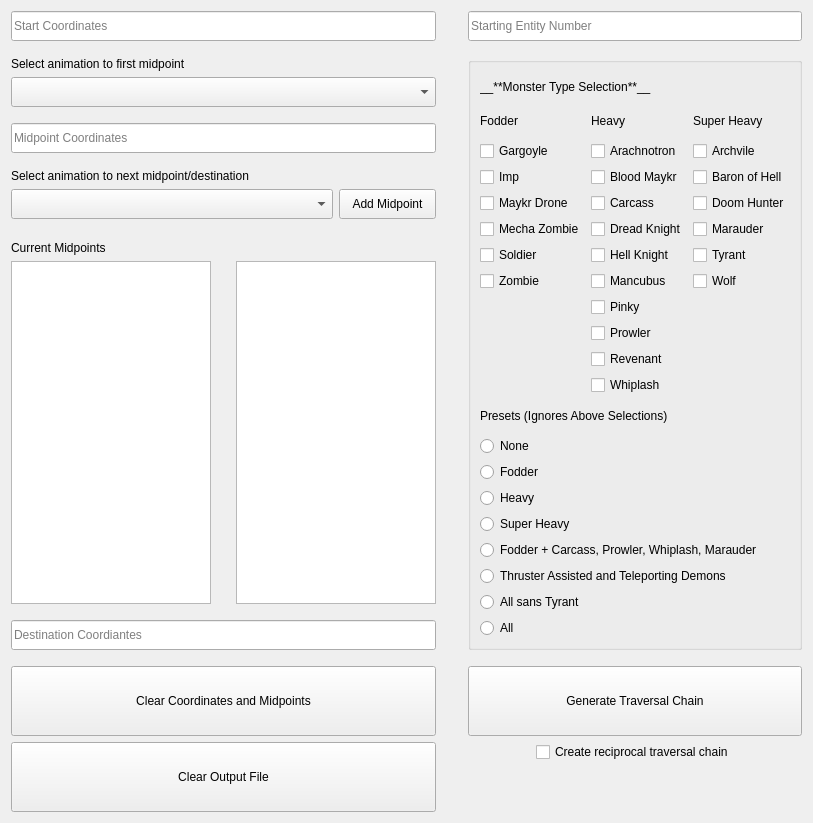
      <widget class="QWidget" name="tab_TraversalChain">
       <property name="sizePolicy">
        <sizepolicy hsizetype="Preferred" vsizetype="Preferred">
         <horstretch>0</horstretch>
         <verstretch>0</verstretch>
        </sizepolicy>
       </property>
       <property name="minimumSize">
        <size>
         <width>586</width>
         <height>823</height>
        </size>
       </property>
       <attribute name="title">
        <string>Traversal Chain (General)</string>
       </attribute>
       <layout class="QVBoxLayout" name="verticalLayout_2">
        <item>
         <layout class="QGridLayout" name="gridLayout_5" columnstretch="0,0,0,0,0,0">
          <property name="sizeConstraint">
           <enum>QLayout::SetMinimumSize</enum>
          </property>
          <item row="7" column="0" colspan="3">
           <widget class="QLabel" name="labelMidAnimSelect">
            <property name="text">
             <string>Select animation to next midpoint/destination</string>
            </property>
           </widget>
          </item>
          <item row="11" column="2" colspan="2">
           <widget class="QListWidget" name="listWidgetMidAnims">
            <property name="sizePolicy">
             <sizepolicy hsizetype="Preferred" vsizetype="Expanding">
              <horstretch>0</horstretch>
              <verstretch>0</verstretch>
             </sizepolicy>
            </property>
            <property name="maximumSize">
             <size>
              <width>200</width>
              <height>16777215</height>
             </size>
            </property>
           </widget>
          </item>
          <item row="12" column="0" colspan="4">
           <spacer name="verticalSpacer_9">
            <property name="orientation">
             <enum>Qt::Vertical</enum>
            </property>
            <property name="sizeType">
             <enum>QSizePolicy::Preferred</enum>
            </property>
            <property name="sizeHint" stdset="0">
             <size>
              <width>20</width>
              <height>10</height>
             </size>
            </property>
           </spacer>
          </item>
          <item row="15" column="0" colspan="4">
           <widget class="QPushButton" name="buttonClearCoordsAndAnims">
            <property name="sizePolicy">
             <sizepolicy hsizetype="Preferred" vsizetype="Maximum">
              <horstretch>0</horstretch>
              <verstretch>0</verstretch>
             </sizepolicy>
            </property>
            <property name="minimumSize">
             <size>
              <width>0</width>
              <height>70</height>
             </size>
            </property>
            <property name="text">
             <string>Clear Coordinates and Midpoints</string>
            </property>
           </widget>
          </item>
          <item row="1" column="0" colspan="6">
           <spacer name="verticalSpacer_7">
            <property name="orientation">
             <enum>Qt::Vertical</enum>
            </property>
            <property name="sizeType">
             <enum>QSizePolicy::Preferred</enum>
            </property>
            <property name="sizeHint" stdset="0">
             <size>
              <width>20</width>
              <height>10</height>
             </size>
            </property>
           </spacer>
          </item>
          <item row="5" column="0" colspan="4">
           <widget class="QLineEdit" name="inputMidCoordsChain">
            <property name="sizePolicy">
             <sizepolicy hsizetype="Preferred" vsizetype="Fixed">
              <horstretch>0</horstretch>
              <verstretch>0</verstretch>
             </sizepolicy>
            </property>
            <property name="minimumSize">
             <size>
              <width>0</width>
              <height>30</height>
             </size>
            </property>
            <property name="toolTip">
             <string>Coordinates for a midpoint in the traversal chain.
Once valid coordinates have been entered and an animation is picked, hit the &quot;Add Midpoint&quot; button to add it to the list below.
You need at least one midpoint.</string>
            </property>
            <property name="text">
             <string/>
            </property>
            <property name="placeholderText">
             <string>Midpoint Coordinates</string>
            </property>
           </widget>
          </item>
          <item row="11" column="0">
           <widget class="QListWidget" name="listWidgetMidpoints">
            <property name="sizePolicy">
             <sizepolicy hsizetype="Preferred" vsizetype="Expanding">
              <horstretch>0</horstretch>
              <verstretch>0</verstretch>
             </sizepolicy>
            </property>
            <property name="minimumSize">
             <size>
              <width>0</width>
              <height>0</height>
             </size>
            </property>
            <property name="maximumSize">
             <size>
              <width>200</width>
              <height>16777215</height>
             </size>
            </property>
           </widget>
          </item>
          <item row="11" column="1">
           <spacer name="horizontalSpacer_3">
            <property name="orientation">
             <enum>Qt::Horizontal</enum>
            </property>
            <property name="sizeType">
             <enum>QSizePolicy::Fixed</enum>
            </property>
            <property name="sizeHint" stdset="0">
             <size>
              <width>5</width>
              <height>20</height>
             </size>
            </property>
           </spacer>
          </item>
          <item row="16" column="0" rowspan="2" colspan="4">
           <widget class="QPushButton" name="buttonClearOutputChain">
            <property name="sizePolicy">
             <sizepolicy hsizetype="Preferred" vsizetype="Maximum">
              <horstretch>0</horstretch>
              <verstretch>0</verstretch>
             </sizepolicy>
            </property>
            <property name="minimumSize">
             <size>
              <width>0</width>
              <height>70</height>
             </size>
            </property>
            <property name="text">
             <string>Clear Output File</string>
            </property>
           </widget>
          </item>
          <item row="13" column="0" colspan="4">
           <widget class="QLineEdit" name="inputEndCoordsChain">
            <property name="sizePolicy">
             <sizepolicy hsizetype="Preferred" vsizetype="Fixed">
              <horstretch>0</horstretch>
              <verstretch>0</verstretch>
             </sizepolicy>
            </property>
            <property name="minimumSize">
             <size>
              <width>0</width>
              <height>30</height>
             </size>
            </property>
            <property name="placeholderText">
             <string>Destination Coordiantes</string>
            </property>
           </widget>
          </item>
          <item row="8" column="0" colspan="3">
           <widget class="QComboBox" name="comboBoxAnimSelectStartChain_2">
            <property name="minimumSize">
             <size>
              <width>0</width>
              <height>30</height>
             </size>
            </property>
            <property name="maxVisibleItems">
             <number>45</number>
            </property>
            <property name="placeholderText">
             <string/>
            </property>
           </widget>
          </item>
          <item row="15" column="5">
           <widget class="QPushButton" name="buttonGenerateTraversalChain">
            <property name="sizePolicy">
             <sizepolicy hsizetype="Preferred" vsizetype="Maximum">
              <horstretch>0</horstretch>
              <verstretch>0</verstretch>
             </sizepolicy>
            </property>
            <property name="minimumSize">
             <size>
              <width>0</width>
              <height>70</height>
             </size>
            </property>
            <property name="text">
             <string>Generate Traversal Chain</string>
            </property>
           </widget>
          </item>
          <item row="16" column="5" rowspan="2" alignment="Qt::AlignHCenter|Qt::AlignTop">
           <widget class="QCheckBox" name="selectReciprocalTraversalChain">
            <property name="sizePolicy">
             <sizepolicy hsizetype="Minimum" vsizetype="Maximum">
              <horstretch>0</horstretch>
              <verstretch>0</verstretch>
             </sizepolicy>
            </property>
            <property name="text">
             <string>Create reciprocal traversal chain</string>
            </property>
           </widget>
          </item>
          <item row="10" column="0" colspan="3">
           <widget class="QLabel" name="labelCurrentMidPoints">
            <property name="text">
             <string>Current Midpoints</string>
            </property>
           </widget>
          </item>
          <item row="4" column="0" colspan="4">
           <spacer name="verticalSpacer_10">
            <property name="orientation">
             <enum>Qt::Vertical</enum>
            </property>
            <property name="sizeType">
             <enum>QSizePolicy::Preferred</enum>
            </property>
            <property name="sizeHint" stdset="0">
             <size>
              <width>0</width>
              <height>10</height>
             </size>
            </property>
           </spacer>
          </item>
          <item row="6" column="0" colspan="4">
           <spacer name="verticalSpacer_11">
            <property name="orientation">
             <enum>Qt::Vertical</enum>
            </property>
            <property name="sizeType">
             <enum>QSizePolicy::Preferred</enum>
            </property>
            <property name="sizeHint" stdset="0">
             <size>
              <width>20</width>
              <height>10</height>
             </size>
            </property>
           </spacer>
          </item>
          <item row="3" column="0" colspan="4">
           <widget class="QComboBox" name="comboBoxAnimSelectStartChain">
            <property name="sizePolicy">
             <sizepolicy hsizetype="Preferred" vsizetype="Fixed">
              <horstretch>0</horstretch>
              <verstretch>0</verstretch>
             </sizepolicy>
            </property>
            <property name="minimumSize">
             <size>
              <width>0</width>
              <height>30</height>
             </size>
            </property>
            <property name="maxVisibleItems">
             <number>45</number>
            </property>
            <property name="placeholderText">
             <string/>
            </property>
           </widget>
          </item>
          <item row="0" column="5">
           <widget class="QLineEdit" name="inputEntityNumChain">
            <property name="sizePolicy">
             <sizepolicy hsizetype="Expanding" vsizetype="Fixed">
              <horstretch>0</horstretch>
              <verstretch>0</verstretch>
             </sizepolicy>
            </property>
            <property name="minimumSize">
             <size>
              <width>0</width>
              <height>30</height>
             </size>
            </property>
            <property name="toolTip">
             <string>The starting entity number is the number appended to the name of the generated entity.
For example, if you set it to 24 and made a traversal info for soldiers, then the generated entity would be named mod_info_traversal_soldier_00024.
This number automatically increments by 1 after every generated entity.</string>
            </property>
            <property name="placeholderText">
             <string>Starting Entity Number</string>
            </property>
           </widget>
          </item>
          <item row="0" column="0" colspan="4">
           <widget class="QLineEdit" name="inputStartCoordsChain">
            <property name="sizePolicy">
             <sizepolicy hsizetype="Preferred" vsizetype="Fixed">
              <horstretch>0</horstretch>
              <verstretch>0</verstretch>
             </sizepolicy>
            </property>
            <property name="minimumSize">
             <size>
              <width>0</width>
              <height>30</height>
             </size>
            </property>
            <property name="toolTip">
             <string>The coordinates for the spot you want the traversal chain to begin.
Direction does not matter for these coordinates.</string>
            </property>
            <property name="placeholderText">
             <string>Start Coordinates</string>
            </property>
           </widget>
          </item>
          <item row="9" column="0" colspan="3">
           <spacer name="verticalSpacer_12">
            <property name="orientation">
             <enum>Qt::Vertical</enum>
            </property>
            <property name="sizeType">
             <enum>QSizePolicy::Preferred</enum>
            </property>
            <property name="sizeHint" stdset="0">
             <size>
              <width>20</width>
              <height>10</height>
             </size>
            </property>
           </spacer>
          </item>
          <item row="14" column="0" colspan="6">
           <spacer name="verticalSpacer_8">
            <property name="orientation">
             <enum>Qt::Vertical</enum>
            </property>
            <property name="sizeType">
             <enum>QSizePolicy::Preferred</enum>
            </property>
            <property name="sizeHint" stdset="0">
             <size>
              <width>20</width>
              <height>10</height>
             </size>
            </property>
           </spacer>
          </item>
          <item row="2" column="5" rowspan="12">
           <widget class="QGroupBox" name="groupBoxMonsterSelect_3">
            <property name="sizePolicy">
             <sizepolicy hsizetype="Preferred" vsizetype="Preferred">
              <horstretch>0</horstretch>
              <verstretch>0</verstretch>
             </sizepolicy>
            </property>
            <property name="minimumSize">
             <size>
              <width>0</width>
              <height>0</height>
             </size>
            </property>
            <property name="title">
             <string/>
            </property>
            <layout class="QGridLayout" name="gridLayout_6">
             <item row="12" column="1">
              <widget class="QCheckBox" name="demonSelect_8_Chain">
               <property name="text">
                <string>Prowler</string>
               </property>
              </widget>
             </item>
             <item row="14" column="1">
              <widget class="QCheckBox" name="demonSelect_11_Chain">
               <property name="text">
                <string>Whiplash</string>
               </property>
              </widget>
             </item>
             <item row="8" column="2">
              <widget class="QCheckBox" name="demonSelect_10_Chain">
               <property name="text">
                <string>Tyrant</string>
               </property>
              </widget>
             </item>
             <item row="5" column="2">
              <widget class="QCheckBox" name="demonSelect_17_Chain">
               <property name="text">
                <string>Baron of Hell</string>
               </property>
              </widget>
             </item>
             <item row="3" column="1">
              <widget class="QCheckBox" name="demonSelect_14_Chain">
               <property name="text">
                <string>Arachnotron</string>
               </property>
              </widget>
             </item>
             <item row="17" column="0">
              <widget class="QRadioButton" name="radioButtonPresetNoneChain">
               <property name="text">
                <string>None</string>
               </property>
              </widget>
             </item>
             <item row="13" column="1">
              <widget class="QCheckBox" name="demonSelect_9_Chain">
               <property name="text">
                <string>Revenant</string>
               </property>
              </widget>
             </item>
             <item row="3" column="2">
              <widget class="QCheckBox" name="demonSelect_1_Chain">
               <property name="text">
                <string>Archvile</string>
               </property>
              </widget>
             </item>
             <item row="6" column="1">
              <widget class="QCheckBox" name="demonSelect_3_Chain">
               <property name="text">
                <string>Carcass</string>
               </property>
              </widget>
             </item>
             <item row="7" column="2">
              <widget class="QCheckBox" name="demonSelect_7_Chain">
               <property name="text">
                <string>Marauder</string>
               </property>
              </widget>
             </item>
             <item row="8" column="0">
              <widget class="QCheckBox" name="demonSelect_22_Chain">
               <property name="text">
                <string>Soldier</string>
               </property>
              </widget>
             </item>
             <item row="24" column="0" colspan="3">
              <widget class="QRadioButton" name="radioButtonPresetCChain">
               <property name="text">
                <string>All</string>
               </property>
              </widget>
             </item>
             <item row="21" column="0" colspan="3">
              <widget class="QRadioButton" name="radioButtonPresetAChain">
               <property name="text">
                <string>Fodder + Carcass, Prowler, Whiplash, Marauder</string>
               </property>
              </widget>
             </item>
             <item row="6" column="2">
              <widget class="QCheckBox" name="demonSelect_4_Chain">
               <property name="text">
                <string>Doom Hunter</string>
               </property>
              </widget>
             </item>
             <item row="8" column="1">
              <widget class="QCheckBox" name="demonSelect_18_Chain">
               <property name="text">
                <string>Hell Knight</string>
               </property>
              </widget>
             </item>
             <item row="7" column="0">
              <widget class="QCheckBox" name="demonSelect_13_Chain">
               <property name="text">
                <string>Mecha Zombie</string>
               </property>
              </widget>
             </item>
             <item row="11" column="1">
              <widget class="QCheckBox" name="demonSelect_21_Chain">
               <property name="text">
                <string>Pinky</string>
               </property>
              </widget>
             </item>
             <item row="2" column="1">
              <widget class="QLabel" name="labelMonsterType_Heavy_4">
               <property name="lineWidth">
                <number>0</number>
               </property>
               <property name="text">
                <string>Heavy</string>
               </property>
               <property name="textFormat">
                <enum>Qt::MarkdownText</enum>
               </property>
              </widget>
             </item>
             <item row="9" column="1">
              <widget class="QCheckBox" name="demonSelect_20_Chain">
               <property name="text">
                <string>Mancubus</string>
               </property>
              </widget>
             </item>
             <item row="2" column="2">
              <widget class="QLabel" name="labelMonsterType_SHeavy_4">
               <property name="lineWidth">
                <number>0</number>
               </property>
               <property name="text">
                <string>Super Heavy</string>
               </property>
               <property name="textFormat">
                <enum>Qt::MarkdownText</enum>
               </property>
              </widget>
             </item>
             <item row="18" column="0">
              <widget class="QRadioButton" name="radioButtonPresetFodderChain">
               <property name="text">
                <string>Fodder</string>
               </property>
              </widget>
             </item>
             <item row="6" column="0">
              <widget class="QCheckBox" name="demonSelect_12_Chain">
               <property name="text">
                <string>Maykr Drone</string>
               </property>
              </widget>
             </item>
             <item row="19" column="0">
              <widget class="QRadioButton" name="radioButtonPresetHeavyChain">
               <property name="text">
                <string>Heavy</string>
               </property>
              </widget>
             </item>
             <item row="7" column="1">
              <widget class="QCheckBox" name="demonSelect_5_Chain">
               <property name="text">
                <string>Dread Knight</string>
               </property>
              </widget>
             </item>
             <item row="9" column="0">
              <widget class="QCheckBox" name="demonSelect_16_Chain">
               <property name="text">
                <string>Zombie</string>
               </property>
              </widget>
             </item>
             <item row="23" column="0" colspan="3">
              <widget class="QRadioButton" name="radioButtonPresetBChain">
               <property name="text">
                <string>All sans Tyrant</string>
               </property>
              </widget>
             </item>
             <item row="20" column="0" colspan="2">
              <widget class="QRadioButton" name="radioButtonPresetSuperHeavyChain">
               <property name="text">
                <string>Super Heavy</string>
               </property>
              </widget>
             </item>
             <item row="5" column="0">
              <widget class="QCheckBox" name="demonSelect_19_Chain">
               <property name="text">
                <string>Imp</string>
               </property>
              </widget>
             </item>
             <item row="5" column="1">
              <widget class="QCheckBox" name="demonSelect_2_Chain">
               <property name="text">
                <string>Blood Maykr</string>
               </property>
              </widget>
             </item>
             <item row="9" column="2">
              <widget class="QCheckBox" name="demonSelect_15_Chain">
               <property name="text">
                <string>Wolf</string>
               </property>
              </widget>
             </item>
             <item row="2" column="0">
              <widget class="QLabel" name="labelMonsterType_Fodder_4">
               <property name="lineWidth">
                <number>0</number>
               </property>
               <property name="text">
                <string>Fodder</string>
               </property>
               <property name="textFormat">
                <enum>Qt::MarkdownText</enum>
               </property>
              </widget>
             </item>
             <item row="22" column="0" colspan="3">
              <widget class="QRadioButton" name="radioButtonPresetDChain">
               <property name="toolTip">
                <string>Soldier, Revenant, Doom Hunter, Maykr Drone, Prowler, and Archvile</string>
               </property>
               <property name="text">
                <string>Thruster Assisted and Teleporting Demons</string>
               </property>
              </widget>
             </item>
             <item row="3" column="0">
              <widget class="QCheckBox" name="demonSelect_6_Chain">
               <property name="text">
                <string>Gargoyle</string>
               </property>
              </widget>
             </item>
             <item row="15" column="0" colspan="3">
              <widget class="QLabel" name="labelMonsterTypePresetChain">
               <property name="lineWidth">
                <number>0</number>
               </property>
               <property name="text">
                <string>Presets (Ignores Above Selections)</string>
               </property>
               <property name="textFormat">
                <enum>Qt::MarkdownText</enum>
               </property>
              </widget>
             </item>
             <item row="1" column="0" colspan="2">
              <widget class="QLabel" name="labelMonsterTypeHeader_3">
               <property name="lineWidth">
                <number>0</number>
               </property>
               <property name="text">
                <string>__**Monster Type Selection**__</string>
               </property>
               <property name="textFormat">
                <enum>Qt::MarkdownText</enum>
               </property>
              </widget>
             </item>
            </layout>
           </widget>
          </item>
          <item row="2" column="0" colspan="4">
           <widget class="QLabel" name="labelStartAnimSelect">
            <property name="text">
             <string>Select animation to first midpoint</string>
            </property>
           </widget>
          </item>
          <item row="2" column="4" rowspan="12">
           <spacer name="horizontalSpacer">
            <property name="orientation">
             <enum>Qt::Horizontal</enum>
            </property>
            <property name="sizeType">
             <enum>QSizePolicy::Preferred</enum>
            </property>
            <property name="sizeHint" stdset="0">
             <size>
              <width>20</width>
              <height>20</height>
             </size>
            </property>
           </spacer>
          </item>
          <item row="8" column="3">
           <widget class="QPushButton" name="pushButtonAddMidpoint">
            <property name="sizePolicy">
             <sizepolicy hsizetype="Preferred" vsizetype="Fixed">
              <horstretch>0</horstretch>
              <verstretch>0</verstretch>
             </sizepolicy>
            </property>
            <property name="minimumSize">
             <size>
              <width>0</width>
              <height>30</height>
             </size>
            </property>
            <property name="text">
             <string>Add Midpoint</string>
            </property>
           </widget>
          </item>
         </layout>
        </item>
       </layout>
      </widget>
